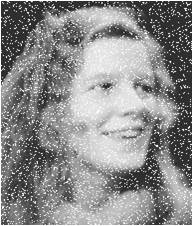
//> input picture images/fig08-06.jpg, 193 x 226 px
$ ./Smoothing   (built with g++ and OpenCV 4)
//> lines starting //> are read from the running program, lines starting //| are printed output that depends on the picture
/**
 * file Smoothing.cpp
 * brief Sample code for simple filters
 * author OpenCV team
 */
#include <iostream>
#include <vector>

#include "opencv2/imgproc/imgproc.hpp"
#include "opencv2/highgui/highgui.hpp"
#include "opencv2/features2d/features2d.hpp"

using namespace std;
using namespace cv;

/// Global Variables
int DELAY_CAPTION = 1500;
int DELAY_BLUR = 100;
int MAX_KERNEL_LENGTH = 31;

Mat src; Mat dst;
char window_name[] = "Smoothing Demo";

/// Function headers
int display_caption( const char* caption );
int display_dst( int delay );

int main( void )  {

  namedWindow( window_name, WINDOW_AUTOSIZE );

  /// Load the source image
  src = imread( "../images/fig08-06.jpg", 1 );
//> src is the input picture: 226 rows x 193 cols, CV_8UC3; min 0, max 255, mean 139.4

  if( display_caption( "Original Image" ) != 0 ) { return 0; }

  dst = src.clone();
  if( display_dst( DELAY_CAPTION ) != 0 ) { return 0; }

  /// Applying Median blur
  if( display_caption( "Median Blur with 3" ) != 0 ) { return 0; }

  for ( int i = 1; i < MAX_KERNEL_LENGTH; i = i + 2 )
      { medianBlur ( src, dst, 3 );
        if( display_dst( DELAY_BLUR ) != 0 ) { return 0; } }
//> this loop made 15 passes
//> pass 1, `{ medianBlur ( src, dst, 3 );`:
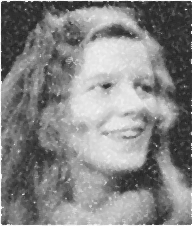
//> dst: 226 rows x 193 cols, CV_8UC3; min 28, max 255, mean 134

  if( display_caption( "Median Blur with 5" ) != 0 ) { return 0; }

  for ( int i = 1; i < MAX_KERNEL_LENGTH; i = i + 2 )
      { medianBlur ( src, dst, 5 );
        if( display_dst( DELAY_BLUR ) != 0 ) { return 0; } }
//> this loop made 15 passes
//> pass 1, `{ medianBlur ( src, dst, 5 );`:
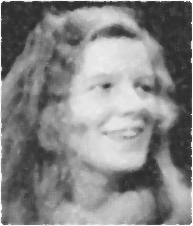
//> dst: 226 rows x 193 cols, CV_8UC3; min 41, max 255, mean 133.9

  return 0;
}

/**
 * @function display_caption
 */
int display_caption( const char* caption )
{
  dst = Mat::zeros( src.size(), src.type() );
  putText( dst, caption,
           Point( src.cols/4, src.rows/2),
           FONT_HERSHEY_COMPLEX, 1, Scalar(255, 255, 255) );

  imshow( window_name, dst );
  int c = waitKey( DELAY_CAPTION );
  if( c >= 0 ) { return -1; }
  return 0;
}

/**
 * @function display_dst
 */
int display_dst( int delay )
{
  imshow( window_name, dst );
  int c = waitKey ( delay );
  if( c >= 0 ) { return -1; }
  return 0;
}
